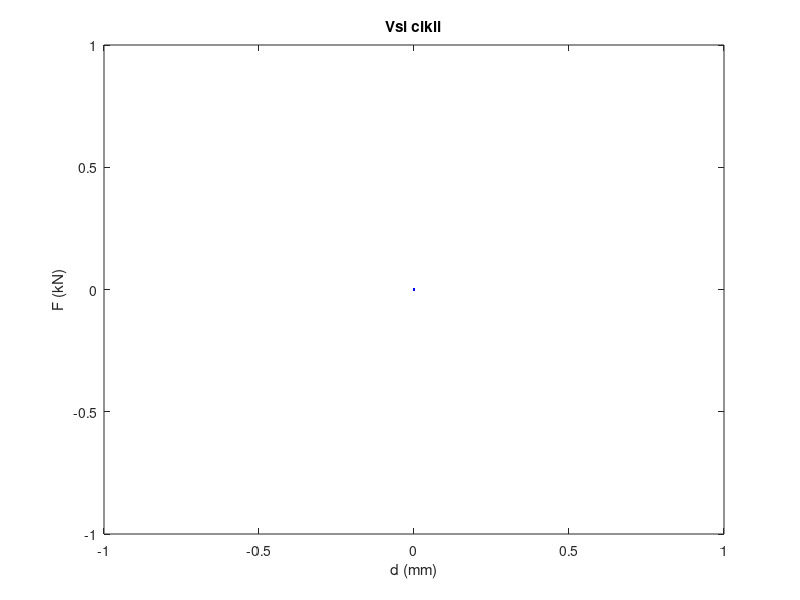

The MATLAB script that drew this image: (Note: this script raises an error after producing the figure.)
% Ciklo - program for analysis of histeresic response of materials
% Author: Luka Kurnjek, Version: September 2012

% Drawing of charts for all cycles and the choosen cycle with all snares
cikelZaRisat=1; % the user chooses
figure(8);
plot(0,0,'b'), xlabel('d (mm)'), ylabel('F (kN)'), title('Vsi cikli')
hold on
Xmin=0; Xmax=0; Ymin=0; Ymax=0;
for j=1:VsiCikli
% writing down the end 0-points for exclusion from drawing
brisanje1=0;
brisanje2=0;
brisanje3=0;
s=size(zanke{j});
vrstice=1:2:s(1);
if Xmin>min(znacilne{j}(vrstice,6))
    Xmin=min(znacilne{j}(vrstice,6));
end
if Xmax<max(znacilne{j}(vrstice,3))
    Xmax=max(znacilne{j}(vrstice,3));
end
if Ymin>min(znacilne{j}(vrstice+1,5))
    Ymin=min(znacilne{j}(vrstice+1,5));
end
if Ymax<max(znacilne{j}(vrstice+1,2))
    Ymax=max(znacilne{j}(vrstice+1,2));
end
for i=s(2):-1:1
    if zanke{j}(1,i)==0
        if zanke{j}(2,i)==0
        brisanje1=brisanje1+1;
        else
            break
        end
    end
end
figure(8);
plot(zanke{j}(1,1:end-brisanje1),zanke{j}(2,1:end-brisanje1),'b')
if j==cikelZaRisat
    figure(9);
    plot(zanke{j}(1,1:end-brisanje1),zanke{j}(2,1:end-brisanje1),'b'), 
    xlabel('d (mm)'), ylabel('F (kN)'), title('Izbrani cikel')
    hold on
end
if s(1)>2
for i=s(2):-1:1
    if zanke{j}(3,i)==0
        if zanke{j}(4,i)==0
        brisanje2=brisanje2+1;
        else
            break
        end
    end
end
figure(8);
plot(zanke{j}(3,1:end-brisanje2),zanke{j}(4,1:end-brisanje2),'--','color',[0,0.8,0])
if j==cikelZaRisat
    figure(9);
    plot(zanke{j}(3,1:end-brisanje2),zanke{j}(4,1:end-brisanje2),'--','color',[0,0.8,0])
end
end
if s(1)>4
for i=s(2):-1:1
    if zanke{j}(5,i)==0
        if zanke{j}(6,i)==0
        brisanje3=brisanje3+1;
        else           
            break
        end
    end
end
figure(8);
plot(zanke{j}(5,1:end-brisanje3),zanke{j}(6,1:end-brisanje3),'r:')
if j==cikelZaRisat
    figure(9);
    plot(zanke{j}(5,1:end-brisanje3),zanke{j}(6,1:end-brisanje3),'r:')
end
end
end
figure(8);
axis(1.2*[Xmin Xmax Ymin Ymax])
grid on
hold off
xmin=min(znacilne{cikelZaRisat}(vrstice,6));
xmax=max(znacilne{cikelZaRisat}(vrstice,3));
ymin=min(znacilne{cikelZaRisat}(vrstice+1,5));
ymax=max(znacilne{cikelZaRisat}(vrstice+1,2));
figure(9);
axis(1.2*[xmin xmax ymin ymax])
grid on
hold off

